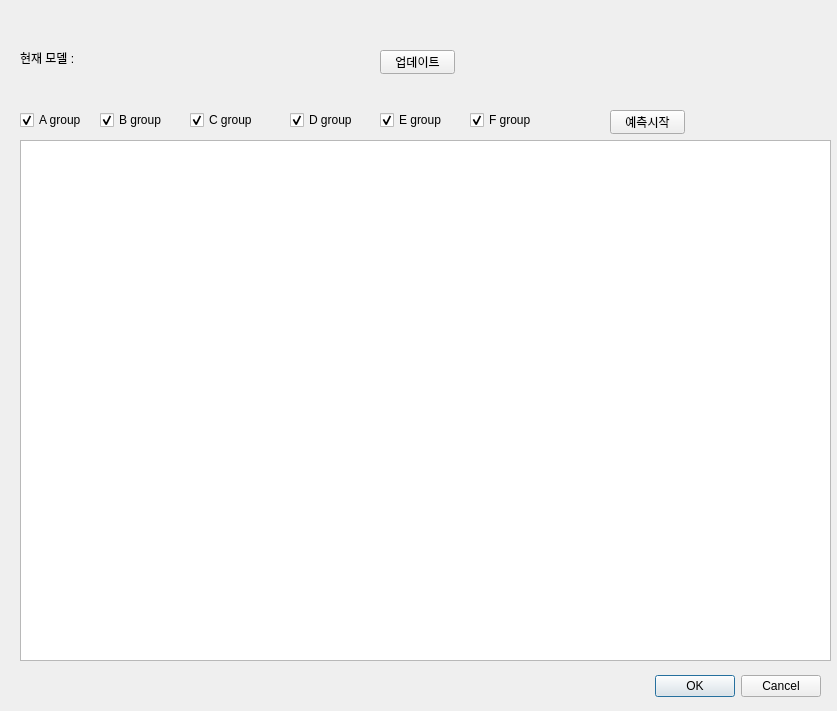
<?xml version="1.0" encoding="UTF-8"?>
<ui version="4.0">
 <class>Dialog</class>
 <widget class="QDialog" name="Dialog">
  <property name="geometry">
   <rect>
    <x>0</x>
    <y>0</y>
    <width>837</width>
    <height>711</height>
   </rect>
  </property>
  <property name="windowTitle">
   <string>Dialog</string>
  </property>
  <widget class="QDialogButtonBox" name="buttonBox">
   <property name="geometry">
    <rect>
     <x>480</x>
     <y>670</y>
     <width>341</width>
     <height>32</height>
    </rect>
   </property>
   <property name="orientation">
    <enum>Qt::Horizontal</enum>
   </property>
   <property name="standardButtons">
    <set>QDialogButtonBox::Cancel|QDialogButtonBox::Ok</set>
   </property>
  </widget>
  <widget class="QTableWidget" name="main_table">
   <property name="geometry">
    <rect>
     <x>20</x>
     <y>140</y>
     <width>811</width>
     <height>521</height>
    </rect>
   </property>
   <property name="alternatingRowColors">
    <bool>true</bool>
   </property>
   <property name="selectionBehavior">
    <enum>QAbstractItemView::SelectRows</enum>
   </property>
   <property name="sortingEnabled">
    <bool>true</bool>
   </property>
   <attribute name="horizontalHeaderDefaultSectionSize">
    <number>130</number>
   </attribute>
   <attribute name="verticalHeaderDefaultSectionSize">
    <number>24</number>
   </attribute>
   <attribute name="verticalHeaderShowSortIndicator" stdset="0">
    <bool>true</bool>
   </attribute>
  </widget>
  <widget class="QLabel" name="now_model_label">
   <property name="geometry">
    <rect>
     <x>20</x>
     <y>50</y>
     <width>61</width>
     <height>16</height>
    </rect>
   </property>
   <property name="text">
    <string>현재 모델 :</string>
   </property>
  </widget>
  <widget class="QCheckBox" name="a_group_chk">
   <property name="geometry">
    <rect>
     <x>20</x>
     <y>110</y>
     <width>76</width>
     <height>20</height>
    </rect>
   </property>
   <property name="text">
    <string>A group</string>
   </property>
   <property name="checked">
    <bool>true</bool>
   </property>
  </widget>
  <widget class="QCheckBox" name="b_group_chk">
   <property name="geometry">
    <rect>
     <x>100</x>
     <y>110</y>
     <width>76</width>
     <height>20</height>
    </rect>
   </property>
   <property name="text">
    <string>B group</string>
   </property>
   <property name="checked">
    <bool>true</bool>
   </property>
  </widget>
  <widget class="QCheckBox" name="c_group_chk">
   <property name="geometry">
    <rect>
     <x>190</x>
     <y>110</y>
     <width>76</width>
     <height>20</height>
    </rect>
   </property>
   <property name="text">
    <string>C group</string>
   </property>
   <property name="checked">
    <bool>true</bool>
   </property>
  </widget>
  <widget class="QCheckBox" name="d_group_chk">
   <property name="geometry">
    <rect>
     <x>290</x>
     <y>110</y>
     <width>76</width>
     <height>20</height>
    </rect>
   </property>
   <property name="text">
    <string>D group</string>
   </property>
   <property name="checked">
    <bool>true</bool>
   </property>
  </widget>
  <widget class="QCheckBox" name="e_group_chk">
   <property name="geometry">
    <rect>
     <x>380</x>
     <y>110</y>
     <width>76</width>
     <height>20</height>
    </rect>
   </property>
   <property name="text">
    <string>E group</string>
   </property>
   <property name="checked">
    <bool>true</bool>
   </property>
  </widget>
  <widget class="QCheckBox" name="f_group_chk">
   <property name="geometry">
    <rect>
     <x>470</x>
     <y>110</y>
     <width>76</width>
     <height>20</height>
    </rect>
   </property>
   <property name="text">
    <string>F group</string>
   </property>
   <property name="checked">
    <bool>true</bool>
   </property>
  </widget>
  <widget class="QPushButton" name="model_update_btn">
   <property name="geometry">
    <rect>
     <x>380</x>
     <y>50</y>
     <width>75</width>
     <height>24</height>
    </rect>
   </property>
   <property name="text">
    <string>업데이트</string>
   </property>
  </widget>
  <widget class="QLabel" name="now_model_name">
   <property name="geometry">
    <rect>
     <x>90</x>
     <y>50</y>
     <width>271</width>
     <height>16</height>
    </rect>
   </property>
   <property name="text">
    <string/>
   </property>
  </widget>
  <widget class="QPushButton" name="run_predict_btn">
   <property name="geometry">
    <rect>
     <x>610</x>
     <y>110</y>
     <width>75</width>
     <height>24</height>
    </rect>
   </property>
   <property name="text">
    <string>예측시작</string>
   </property>
  </widget>
 </widget>
 <resources/>
 <connections>
  <connection>
   <sender>buttonBox</sender>
   <signal>accepted()</signal>
   <receiver>Dialog</receiver>
   <slot>accept()</slot>
   <hints>
    <hint type="sourcelabel">
     <x>248</x>
     <y>254</y>
    </hint>
    <hint type="destinationlabel">
     <x>157</x>
     <y>274</y>
    </hint>
   </hints>
  </connection>
  <connection>
   <sender>buttonBox</sender>
   <signal>rejected()</signal>
   <receiver>Dialog</receiver>
   <slot>reject()</slot>
   <hints>
    <hint type="sourcelabel">
     <x>316</x>
     <y>260</y>
    </hint>
    <hint type="destinationlabel">
     <x>286</x>
     <y>274</y>
    </hint>
   </hints>
  </connection>
 </connections>
</ui>
